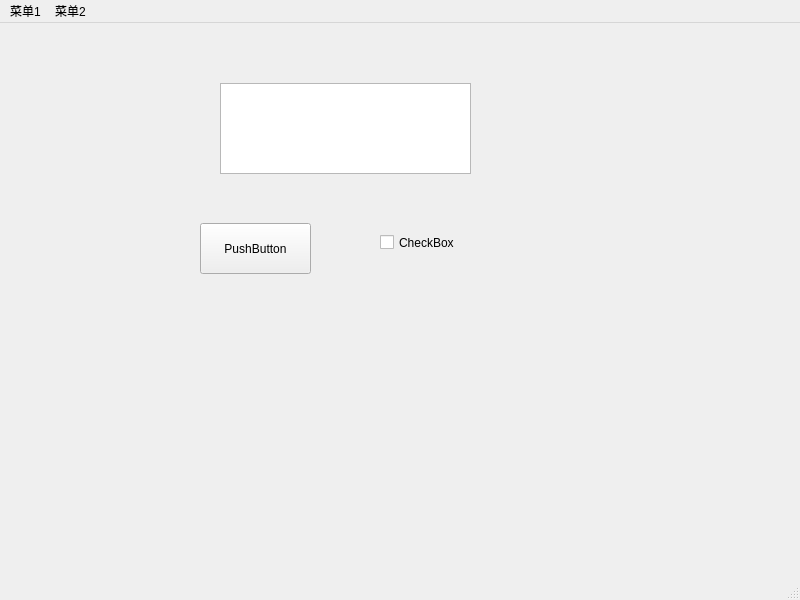
<?xml version="1.0" encoding="UTF-8"?>
<ui version="4.0">
 <class>MainWindow</class>
 <widget class="QMainWindow" name="MainWindow">
  <property name="geometry">
   <rect>
    <x>0</x>
    <y>0</y>
    <width>800</width>
    <height>600</height>
   </rect>
  </property>
  <property name="windowTitle">
   <string>MainWindow</string>
  </property>
  <widget class="QWidget" name="centralwidget">
   <widget class="QPushButton" name="pushButton">
    <property name="geometry">
     <rect>
      <x>200</x>
      <y>200</y>
      <width>111</width>
      <height>51</height>
     </rect>
    </property>
    <property name="text">
     <string>PushButton</string>
    </property>
   </widget>
   <widget class="QCheckBox" name="checkBox">
    <property name="geometry">
     <rect>
      <x>380</x>
      <y>210</y>
      <width>80</width>
      <height>19</height>
     </rect>
    </property>
    <property name="text">
     <string>CheckBox</string>
    </property>
   </widget>
   <widget class="QTextEdit" name="textEdit">
    <property name="geometry">
     <rect>
      <x>220</x>
      <y>60</y>
      <width>251</width>
      <height>91</height>
     </rect>
    </property>
   </widget>
  </widget>
  <widget class="QMenuBar" name="menubar">
   <property name="geometry">
    <rect>
     <x>0</x>
     <y>0</y>
     <width>800</width>
     <height>21</height>
    </rect>
   </property>
   <widget class="QMenu" name="menu_1">
    <property name="title">
     <string>菜单1</string>
    </property>
    <addaction name="action1_1"/>
   </widget>
   <widget class="QMenu" name="menu_2">
    <property name="title">
     <string>菜单2</string>
    </property>
    <addaction name="action2_2"/>
   </widget>
   <addaction name="menu_1"/>
   <addaction name="menu_2"/>
  </widget>
  <widget class="QStatusBar" name="statusbar"/>
  <action name="action1_1">
   <property name="text">
    <string>1-1</string>
   </property>
  </action>
  <action name="action2_2">
   <property name="text">
    <string>2-1</string>
   </property>
  </action>
 </widget>
 <resources/>
 <connections/>
</ui>
